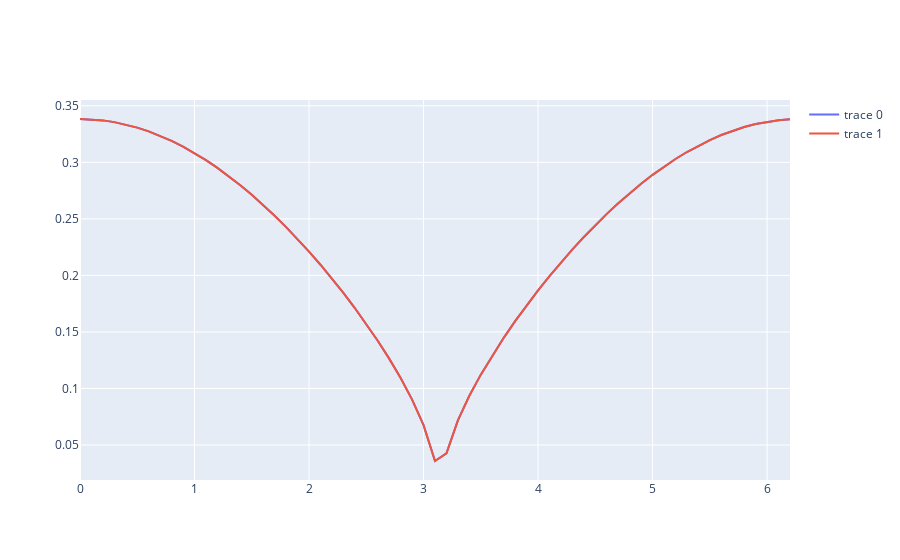

Notebook code cell kept with this figure:
### Markdown cell above
Using nonlinear solver

### Code cell
import numpy as np
from sympy import symbols, Matrix, nsolve
from sympy.solvers import solve
from sympy.utilities.lambdify import lambdify
from scipy.optimize import fsolve, broyden1

k1 = 1.
k2 = 1.
m = 1.
o = 4

w, = symbols(['w'])

qs = np.arange(0, 2 * np.pi, 0.1)
sols = []
for q in qs:
    Q = np.exp(1.j * q)
    # H = Matrix([
    #     [w**2 * m - (k1 + k2), -2*m*1.j*w*o        , k1 + Q.conj() * k2, 0], 
    #     [0                   , w**2 * m - (k1 + k2), 0                 , k1 + Q.conj() * k2],
    #     [(k1 + Q * k2), 0            , w**2 * m - (k1 + k2), -2*m*1.j*w*o], 
    #     [0            , (k1 + Q * k2), 0                 , w**2 * m - (k1 + k2)]
    # ]) 
    # H = Matrix([
    #     [-w**2 * m + (k1 + k2), 2*m*1.j*w*o        , -k1 - Q.conj() * k2, 0], 
    #     [0                   , -w**2 * m + (k1 + k2), 0                 , -k1 - Q.conj() * k2],
    #     [-(k1 + Q * k2), 0            , -w**2 * m + (k1 + k2), 2*m*1.j*w*o], 
    #     [0            , -(k1 + Q * k2), 0                 , -w**2 * m + (k1 + k2)]
    # ]) 
    # H = Matrix([
    #     [-w**2 * m + (k1 + k2), 2*m*1.j*w*o          , -k1 - Q.conj() * k2, 0], 
    #     [-2*m*1.j*w*o         , -w**2 * m + (k1 + k2), 0                  , -k1 - Q.conj() * k2],
    #     [-(k1 + Q * k2), 0            , -w**2 * m + (k1 + k2), 2*m*1.j*w*o], 
    #     [0            , -(k1 + Q * k2), -2*m*1.j*w*o         , -w**2 * m + (k1 + k2)]
    # ]) 
    H = Matrix([
        [-w**2 * m + (k1 + k2), 2*m*1.j*w*o          , -k1 - Q.conj() * k2, 0], 
        [-2*m*1.j*w*o         , -w**2 * m , 0                  , -k1 - Q.conj() * k2],
        [-(k1 + Q * k2), 0            , -w**2 * m + (k1 + k2), 2*m*1.j*w*o], 
        [0            , -(k1 + Q * k2), -2*m*1.j*w*o         , -w**2 * m ]
    ]) 
    f = lambdify(w, H.det())
    try:
        sol = broyden1(f, [1, 1])
    except:
        sol = [0] * 2
    sols.append(sol)
sols = np.array(sols)

import plotly.graph_objects as go


fig = go.Figure(data=[
    go.Scatter(x=qs, y=sols[:, 0]),
    go.Scatter(x=qs, y=sols[:, 1])
    # go.Scatter(x=qs, y=sols[:, i]) for i in range(1)
])
fig.show()

### Figure 1 — Plotly figure (JSON) as saved in the notebook; plotly's stock layout.template omitted (floating-point values rounded to 4 significant figures)
{"data": [{"type": "scatter", "x": [0, 0.1, 0.2, 0.3, 0.4, 0.5, 0.6, 0.7, 0.8, 0.9, 1, 1.1, 1.2, 1.3, 1.4, 1.5, 1.6, 1.7, 1.8, 1.9, 2, 2.1, 2.2, 2.3, 2.4, 2.5, 2.6, 2.7, 2.8, 2.9, 3, 3.1, 3.2, 3.3, 3.4, 3.5, 3.6, 3.7, 3.8, 3.9, 4, 4.1, 4.2, 4.3, 4.4, 4.5, 4.6, 4.7, 4.8, 4.9, 5, 5.1, 5.2, 5.3, 5.4, 5.5, 5.6, 5.7, 5.8, 5.9, 6, 6.1, 6.2], "y": [0.3383, 0.338, 0.3371, 0.3356, 0.3335, 0.3307, 0.3274, 0.3235, 0.3189, 0.3138, 0.3081, 0.3019, 0.2951, 0.2877, 0.2798, 0.2713, 0.2623, 0.2528, 0.2427, 0.2322, 0.2211, 0.2094, 0.1973, 0.1845, 0.1711, 0.1571, 0.1422, 0.1264, 0.1092, 0.09014, 0.06761, 0.03585, 0.04264, 0.07177, 0.09353, 0.1122, 0.1291, 0.1448, 0.1595, 0.1734, 0.1867, 0.1994, 0.2114, 0.223, 0.234, 0.2445, 0.2544, 0.2639, 0.2728, 0.2811, 0.289, 0.2963, 0.303, 0.3091, 0.3147, 0.3197, 0.3242, 0.328, 0.3312, 0.3339, 0.3359, 0.3373, 0.3381]}, {"type": "scatter", "x": [0, 0.1, 0.2, 0.3, 0.4, 0.5, 0.6, 0.7, 0.8, 0.9, 1, 1.1, 1.2, 1.3, 1.4, 1.5, 1.6, 1.7, 1.8, 1.9, 2, 2.1, 2.2, 2.3, 2.4, 2.5, 2.6, 2.7, 2.8, 2.9, 3, 3.1, 3.2, 3.3, 3.4, 3.5, 3.6, 3.7, 3.8, 3.9, 4, 4.1, 4.2, 4.3, 4.4, 4.5, 4.6, 4.7, 4.8, 4.9, 5, 5.1, 5.2, 5.3, 5.4, 5.5, 5.6, 5.7, 5.8, 5.9, 6, 6.1, 6.2], "y": [0.3383, 0.338, 0.3371, 0.3356, 0.3335, 0.3307, 0.3274, 0.3235, 0.3189, 0.3138, 0.3081, 0.3019, 0.2951, 0.2877, 0.2798, 0.2713, 0.2623, 0.2528, 0.2427, 0.2322, 0.2211, 0.2094, 0.1973, 0.1845, 0.1711, 0.1571, 0.1422, 0.1264, 0.1092, 0.09014, 0.06761, 0.03585, 0.04264, 0.07177, 0.09353, 0.1122, 0.1291, 0.1448, 0.1595, 0.1734, 0.1867, 0.1994, 0.2114, 0.223, 0.234, 0.2445, 0.2544, 0.2639, 0.2728, 0.2811, 0.289, 0.2963, 0.303, 0.3091, 0.3147, 0.3197, 0.3242, 0.328, 0.3312, 0.3339, 0.3359, 0.3373, 0.3381]}], "layout": {}}
